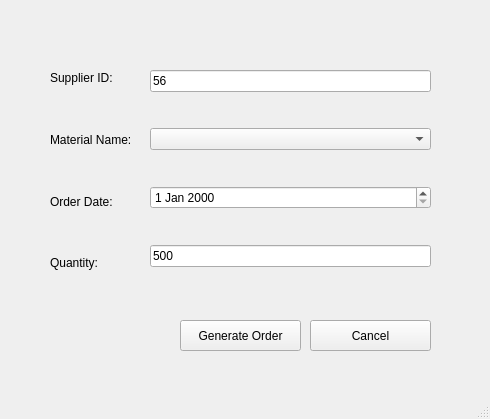
<?xml version="1.0" encoding="UTF-8"?>
<ui version="4.0">
 <class>MainWindow</class>
 <widget class="QMainWindow" name="MainWindow">
  <property name="geometry">
   <rect>
    <x>0</x>
    <y>0</y>
    <width>490</width>
    <height>419</height>
   </rect>
  </property>
  <property name="windowTitle">
   <string>MainWindow</string>
  </property>
  <widget class="QWidget" name="centralwidget">
   <widget class="QWidget" name="layoutWidget">
    <property name="geometry">
     <rect>
      <x>150</x>
      <y>40</y>
      <width>281</width>
      <height>261</height>
     </rect>
    </property>
    <layout class="QVBoxLayout" name="verticalLayout">
     <item>
      <widget class="QLineEdit" name="supplier_id">
       <property name="text">
        <string>56</string>
       </property>
      </widget>
     </item>
     <item>
      <widget class="QComboBox" name="material_name"/>
     </item>
     <item>
      <widget class="QDateEdit" name="order_date"/>
     </item>
     <item>
      <widget class="QLineEdit" name="quantity">
       <property name="text">
        <string>500</string>
       </property>
      </widget>
     </item>
    </layout>
   </widget>
   <widget class="QWidget" name="layoutWidget">
    <property name="geometry">
     <rect>
      <x>50</x>
      <y>50</y>
      <width>92</width>
      <height>241</height>
     </rect>
    </property>
    <layout class="QVBoxLayout" name="verticalLayout_2">
     <item>
      <widget class="QLabel" name="label">
       <property name="text">
        <string>Supplier ID:</string>
       </property>
      </widget>
     </item>
     <item>
      <widget class="QLabel" name="label_2">
       <property name="text">
        <string>Material Name:</string>
       </property>
      </widget>
     </item>
     <item>
      <widget class="QLabel" name="label_7">
       <property name="text">
        <string>Order Date:</string>
       </property>
      </widget>
     </item>
     <item>
      <widget class="QLabel" name="label_3">
       <property name="text">
        <string>Quantity:</string>
       </property>
      </widget>
     </item>
    </layout>
   </widget>
   <widget class="QPushButton" name="cancel">
    <property name="geometry">
     <rect>
      <x>310</x>
      <y>320</y>
      <width>121</width>
      <height>31</height>
     </rect>
    </property>
    <property name="text">
     <string>Cancel</string>
    </property>
   </widget>
   <widget class="QPushButton" name="generate_order">
    <property name="geometry">
     <rect>
      <x>180</x>
      <y>320</y>
      <width>121</width>
      <height>31</height>
     </rect>
    </property>
    <property name="text">
     <string>Generate Order</string>
    </property>
   </widget>
  </widget>
  <widget class="QMenuBar" name="menubar">
   <property name="geometry">
    <rect>
     <x>0</x>
     <y>0</y>
     <width>490</width>
     <height>26</height>
    </rect>
   </property>
  </widget>
  <widget class="QStatusBar" name="statusbar"/>
 </widget>
 <resources/>
 <connections/>
</ui>
